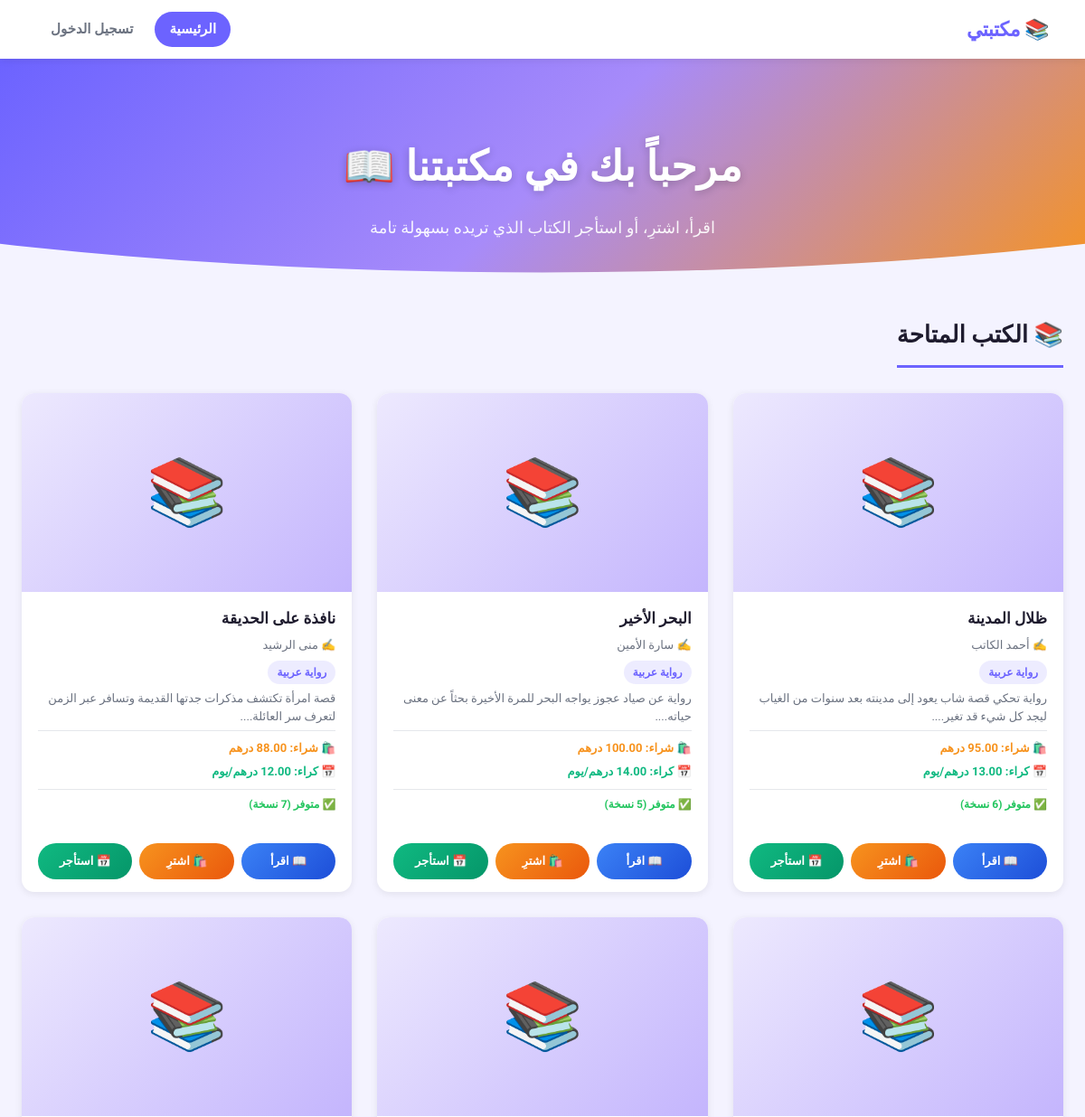
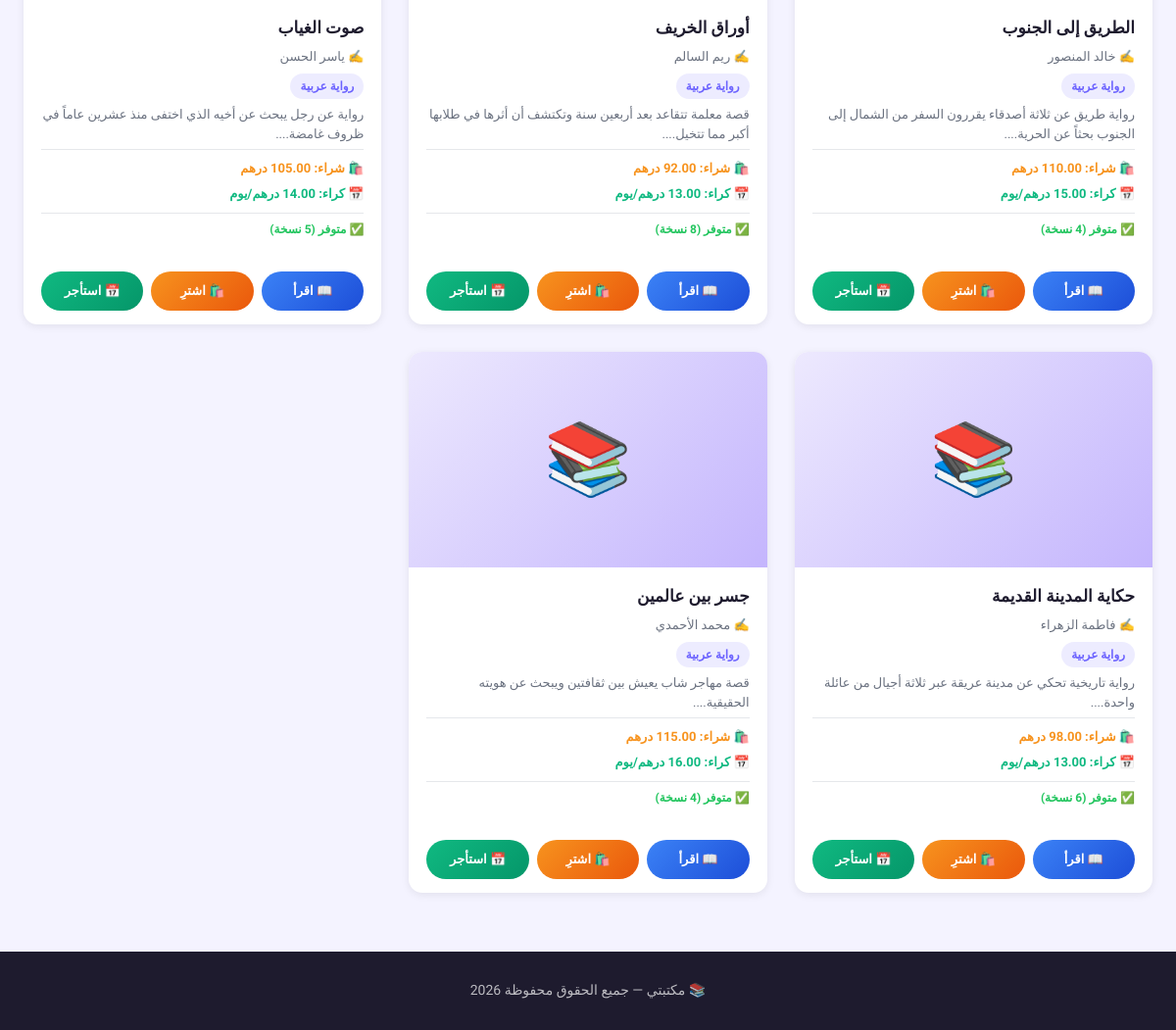
The page / on the database its author committed (2 pictures, top to bottom).
### tables this page shows
CREATE TABLE IF NOT EXISTS books (
    id          INT AUTO_INCREMENT PRIMARY KEY,
    title       VARCHAR(200)  NOT NULL,
    author      VARCHAR(150)  NOT NULL,
    category    VARCHAR(100)  NOT NULL,
    price_buy   DECIMAL(10,2) NOT NULL,
    price_rent  DECIMAL(10,2) NOT NULL,
    stock       INT           DEFAULT 0,
    cover_image VARCHAR(255)  DEFAULT NULL,
    description TEXT          DEFAULT NULL,
    content     LONGTEXT      DEFAULT NULL,
    created_at  TIMESTAMP     DEFAULT CURRENT_TIMESTAMP
);

### index.php (the view, shortened to what this page needs)
<?php
require_once 'core/db.php';
?>
<!DOCTYPE html>
<html lang="ar" dir="rtl">
<head>
    <link rel="stylesheet" href="assets/css/main.css">
</head>
<body>
<nav class="navbar">
    <div class="nav-brand">📚 مكتبتي</div>
    <div class="nav-links">
        <a href="index.php" class="active">الرئيسية</a>
        <a href="views/login.php">تسجيل الدخول</a>
    </div>
</nav>
<section class="hero">
    <div class="hero-content">
        <h1>مرحباً بك في مكتبتنا 📖</h1>
        <p>اقرأ، اشترِ، أو استأجر الكتاب الذي تريده بسهولة تامة</p>
    </div>
</section>
<main class="books-section">
    <h2 class="section-title">📚 الكتب المتاحة</h2>
    <?php
    $stmt = $pdo->prepare("SELECT * FROM books ORDER BY created_at DESC");
    $stmt->execute();
    $books = $stmt->fetchAll();
    ?>
    <?php if (empty($books)): ?>
        <p class="no-books">لا توجد كتب في المكتبة حالياً.</p>
    <?php else: ?>
        <div class="books-grid">
            <?php foreach ($books as $book): ?>
                <div class="book-card">
                    <?php if (!empty($book['cover_image'])): ?>
                        <img
                            src="assets/images/<?= htmlspecialchars($book['cover_image']) ?>"
                            alt="غلاف <?= htmlspecialchars($book['title']) ?>"
                            class="book-cover"
                        >
                    <?php else: ?>
                        <div class="book-cover-placeholder">📚</div>
                    <?php endif; ?>
                    <div class="book-info">
                        <h3 class="book-title"><?= htmlspecialchars($book['title']) ?></h3>
                        <p class="book-author">✍️ <?= htmlspecialchars($book['author']) ?></p>
                        <span class="book-category"><?= htmlspecialchars($book['category']) ?></span>
                        <p class="book-desc">
                            <?= htmlspecialchars(mb_substr($book['description'] ?? '', 0, 80)) ?>...
                        </p>
                        <div class="book-prices">
                            <span class="price-buy">🛍️ شراء: <?= $book['price_buy'] ?> درهم</span>
                            <span class="price-rent">📅 كراء: <?= $book['price_rent'] ?> درهم/يوم</span>
                        </div>
                        <?php if ($book['stock'] > 0): ?>
                            <p class="in-stock">✅ متوفر (<?= $book['stock'] ?> نسخة)</p>
                        <?php else: ?>
                            <p class="out-stock">❌ غير متوفر</p>
                        <?php endif; ?>
                    </div>
                    <div class="book-actions">
                        <a href="read.php?id=<?= $book['id'] ?>" class="btn btn-read">
                            📖 اقرأ
                        </a>
                        <?php if ($book['stock'] > 0): ?>
                            <a href="buy.php?id=<?= $book['id'] ?>" class="btn btn-buy">
                                🛍️ اشترِ
                            </a>
                            <a href="rent.php?id=<?= $book['id'] ?>" class="btn btn-rent">
                                📅 استأجر
                            </a>
                        <?php else: ?>
                            <span class="btn btn-disabled">📦 نفذ المخزون</span>
                        <?php endif; ?>
                    </div>
                </div>
            <?php endforeach; ?>
        </div>
    <?php endif; ?>
</main>
<footer class="footer">
    <p>📚 مكتبتي — جميع الحقوق محفوظة <?= date('Y') ?></p>
</footer>
</body>
</html>

### assets/css/main.css (style rules this page uses)
:root { --color-primary: #6c63ff; --color-secondary: #f7931e; --color-rent: #10b981; --color-read: #3b82f6; --color-danger: #ef4444; --color-success: #22c55e; --color-dark: #1e1b2e; --color-gray: #6b7280; --color-light-bg: #f4f3ff; --color-white: #ffffff; --color-border: #e5e7eb; --font-main: 'Cairo', sans-serif; --shadow-sm: 0 2px 8px rgba(0,0,0,0.08); --shadow-md: 0 6px 20px rgba(0,0,0,0.12); --shadow-lg: 0 12px 40px rgba(0,0,0,0.18); --radius-sm: 8px; --radius-md: 14px; --radius-lg: 22px; --gap-sm: 12px; --gap-md: 24px; --gap-lg: 48px; }
*, *::before, *::after { margin: 0; padding: 0; box-sizing: border-box; }
html { scroll-behavior: smooth; }
body { font-family: var(--font-main); background-color: var(--color-light-bg); color: var(--color-dark); line-height: 1.7; min-height: 100vh; }
a { text-decoration: none; color: inherit; }
.navbar { background: var(--color-white); box-shadow: var(--shadow-sm); position: sticky; top: 0; z-index: 1000; display: flex; justify-content: space-between; align-items: center; padding: 0 40px; min-height: 65px; flex-wrap: wrap; gap: 12px; }
.nav-brand { font-size: 22px; font-weight: 900; color: var(--color-primary); letter-spacing: -0.5px; }
.nav-links { display: flex; gap: 8px; align-items: center; flex-wrap: wrap; }
.nav-links a { color: var(--color-gray); font-weight: 600; font-size: 15px; padding: 7px 16px; border-radius: 30px; transition: all 0.25s; }
.nav-links a:hover, .nav-links a.active { background: var(--color-primary); color: var(--color-white); }
.hero { background: linear-gradient(135deg, #6c63ff 0%, #a78bfa 50%, #f7931e 100%); color: var(--color-white); text-align: center; padding: 80px 20px 60px; clip-path: ellipse(100% 90% at 50% 0%); margin-bottom: 20px; }
.hero-content h1 { font-size: clamp(26px, 5vw, 46px); font-weight: 900; margin-bottom: 14px; text-shadow: 0 2px 10px rgba(0,0,0,0.2); }
.hero-content p { font-size: 18px; opacity: 0.92; max-width: 500px; margin: 0 auto; }
.books-section { max-width: 1300px; margin: 0 auto; padding: 0 24px 60px; }
.section-title { font-size: 26px; font-weight: 900; color: var(--color-dark); margin-bottom: 28px; padding-bottom: 12px; border-bottom: 3px solid var(--color-primary); display: inline-block; }
.books-grid { display: grid; grid-template-columns: repeat(auto-fill, minmax(280px, 1fr)); gap: 28px; }
.book-card { background: var(--color-white); border-radius: var(--radius-md); box-shadow: var(--shadow-sm); overflow: hidden; display: flex; flex-direction: column; transition: transform 0.3s ease, box-shadow 0.3s ease; }
.book-cover-placeholder { width: 100%; height: 220px; background: linear-gradient(135deg, #ede9fe, #c4b5fd); display: flex; align-items: center; justify-content: center; font-size: 72px; }
.book-info { padding: 18px; flex-grow: 1; display: flex; flex-direction: column; gap: 6px; }
.book-title { font-size: 17px; font-weight: 800; color: var(--color-dark); line-height: 1.4; }
.book-author { font-size: 13px; color: var(--color-gray); }
.book-category { display: inline-block; background: rgba(108, 99, 255, 0.12); color: var(--color-primary); font-size: 12px; font-weight: 700; padding: 3px 10px; border-radius: 20px; align-self: flex-start; }
.book-desc { font-size: 13px; color: var(--color-gray); line-height: 1.5; flex-grow: 1; }
.book-prices { display: flex; flex-direction: column; gap: 4px; padding: 8px 0; border-top: 1px solid var(--color-border); border-bottom: 1px solid var(--color-border); }
.price-buy { color: var(--color-secondary); font-size: 13px; font-weight: 700; }
.price-rent { color: var(--color-rent); font-size: 13px; font-weight: 700; }
.in-stock { font-size: 12px; color: var(--color-success); font-weight: 700; }
.book-actions { display: flex; gap: 8px; padding: 14px 18px; flex-wrap: wrap; }
.btn { display: inline-flex; align-items: center; justify-content: center; gap: 6px; padding: 9px 18px; border-radius: 30px; font-family: var(--font-main); font-size: 13px; font-weight: 700; cursor: pointer; border: none; transition: all 0.25s ease; white-space: nowrap; }
.btn-read { background: linear-gradient(135deg, #3b82f6, #1d4ed8); color: var(--color-white); flex: 1; }
.btn-buy { background: linear-gradient(135deg, #f7931e, #ea580c); color: var(--color-white); flex: 1; }
.btn-rent { background: linear-gradient(135deg, #10b981, #059669); color: var(--color-white); flex: 1; }
.footer { background: var(--color-dark); color: rgba(255,255,255,0.7); text-align: center; padding: 28px 20px; font-size: 14px; }

### rows shown on the page
books: title "ظلال المدينة", author "أحمد الكاتب", category "رواية عربية", description "رواية تحكي قصة شاب يعود إلى مدينته بعد سنوات من الغياب ليجد كل شيء قد تغير.", price_buy "95.00", price_rent "13.00"
books: title "البحر الأخير", author "سارة الأمين", category "رواية عربية", description "رواية عن صياد عجوز يواجه البحر للمرة الأخيرة بحثاً عن معنى حياته."
books: title "نافذة على الحديقة", author "منى الرشيد", category "رواية عربية", description "قصة امرأة تكتشف مذكرات جدتها القديمة وتسافر عبر الزمن لتعرف سر العائلة."
books: title "الطريق إلى الجنوب", author "خالد المنصور", category "رواية عربية", description "رواية طريق عن ثلاثة أصدقاء يقررون السفر من الشمال إلى الجنوب بحثاً عن الحرية.", price_buy "110.00", price_rent "15.00", stock "4"
books: title "أوراق الخريف", author "ريم السالم", category "رواية عربية", description "قصة معلمة تتقاعد بعد أربعين سنة وتكتشف أن أثرها في طلابها أكبر مما تتخيل.", price_buy "92.00", stock "8"
books: title "صوت الغياب", author "ياسر الحسن", category "رواية عربية", description "رواية عن رجل يبحث عن أخيه الذي اختفى منذ عشرين عاماً في ظروف غامضة.", price_buy "105.00"
books: title "حكاية المدينة القديمة", author "فاطمة الزهراء", category "رواية عربية", description "رواية تاريخية تحكي عن مدينة عريقة عبر ثلاثة أجيال من عائلة واحدة.", price_buy "98.00", price_rent "13.00"
books: title "جسر بين عالمين", author "محمد الأحمدي", category "رواية عربية", description "قصة مهاجر شاب يعيش بين ثقافتين ويبحث عن هويته الحقيقية.", stock "4"
